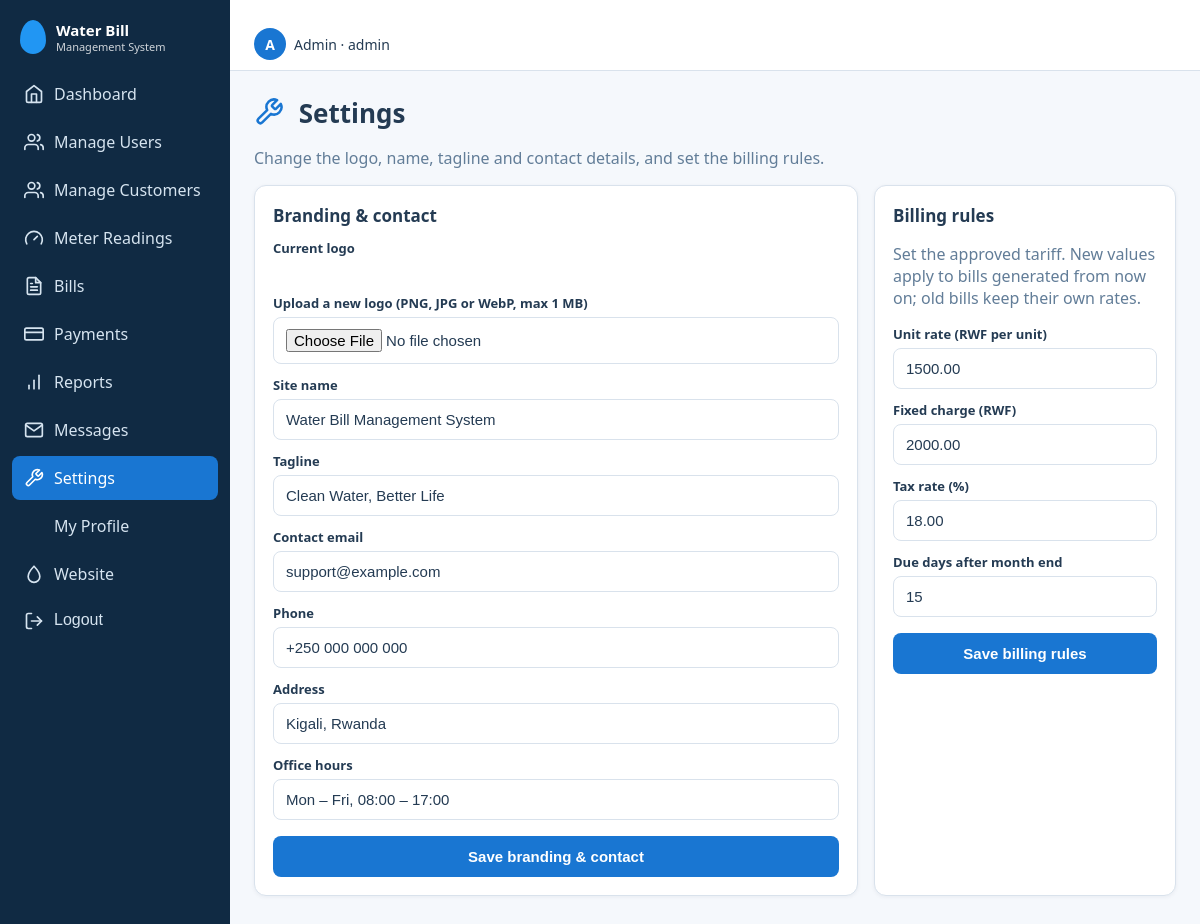
/index.php?r=settings (signed in), run on the app's committed database.
### tables this page shows
CREATE TABLE billing_settings (
  setting_id   INT UNSIGNED NOT NULL AUTO_INCREMENT,
  unit_rate    DECIMAL(12,2) NOT NULL,
  fixed_charge DECIMAL(12,2) NOT NULL DEFAULT 0,
  tax_rate     DECIMAL(5,2)  NOT NULL DEFAULT 0,     
  due_days     SMALLINT UNSIGNED NOT NULL DEFAULT 15,
  currency     CHAR(3) NOT NULL DEFAULT 'RWF',
  updated_by   INT UNSIGNED NULL,
  updated_at   TIMESTAMP NOT NULL DEFAULT CURRENT_TIMESTAMP ON UPDATE CURRENT_TIMESTAMP,
  PRIMARY KEY (setting_id),
  KEY idx_settings_user (updated_by)
);

### app/core/Controller.php (called while the page is built, shortened)
<?php
abstract class Controller {
    protected function view(string $__view, array $__data = []): void {
        $__layout = APP_ROOT . '/app/views/layout/' . ($__data['layout'] ?? (user() ? 'app' : 'auth')) . '.php';
        extract($__data, EXTR_SKIP);
        require $__layout;
    }
}

### app/controllers/SettingController.php (called while the page is built, shortened)
<?php
class SettingController extends Controller {
    function index() { $this->need('admin'); $this->view('settings/index', ['title' => 'Settings', 's' => Setting::all(), 'bs' => Bill::settings(), 'errors' => []]); }
}

### public/index.php (called while the page is built, shortened)
<?php
require __DIR__ . '/../app/helpers/core.php';
$r = trim((string)($_GET['r'] ?? (user() ? 'dashboard/index' : 'home/index')), '/');
[$c, $a] = array_pad(explode('/', $r, 2), 2, 'index');
try {
    (new $cls)->$a();
} catch (Throwable $t) { error_log((string)$t); http_response_code(500); (new ErrorController)->failure(); }

### app/models/Setting.php (called while the page is built, shortened)
<?php
class Setting extends Model {
    private static ?array $c = null;
    static function all(): array {
        if (self::$c === null) { try { self::$c = self::q('SELECT setting_key, setting_value FROM site_settings')->fetchAll(PDO::FETCH_KEY_PAIR); } catch (Throwable $e) { self::$c = []; } }
        return self::$c + self::DEFAULTS;
    }
}

### app/config/database.php (called while the page is built)
<?php
function db(): PDO {
    static $pdo = null;
    if ($pdo) return $pdo;
    $f = __DIR__ . '/database.local.php';
    $c = is_file($f) ? require $f : ['host'=>'127.0.0.1','name'=>'water_bill_management','user'=>'root','pass'=>''];
    try {
        $pdo = new PDO("mysql:host={$c['host']};dbname={$c['name']};charset=utf8mb4", $c['user'], $c['pass'], [
            PDO::ATTR_ERRMODE => PDO::ERRMODE_EXCEPTION,
            PDO::ATTR_DEFAULT_FETCH_MODE => PDO::FETCH_ASSOC,
            PDO::ATTR_EMULATE_PREPARES => false,
        ]);
    } catch (PDOException $e) {
        error_log($e->getMessage());
        http_response_code(500);
        exit('Database connection failed. Check app/config/database.php');
    }
    return $pdo;
}

### app/core/Model.php (called while the page is built, shortened)
<?php
abstract class Model {
    public static function q(string $sql, array $p = []): PDOStatement { $s = db()->prepare($sql); $s->execute($p); return $s; }
}

### app/models/Bill.php (called while the page is built, shortened)
<?php
class Bill extends Model {
    static function settings(): array { return self::q('SELECT * FROM billing_settings ORDER BY setting_id DESC LIMIT 1')->fetch() ?: []; }
}

### app/views/settings/index.php (the view, shortened to what this page needs)
<div class="head"><div><h1><?= icon('wrench') ?> Settings</h1><p class="muted">Change the logo, name, tagline and contact details, and set the billing rules.</p></div></div>
<div class="grid2"><div class="panel"><h2>Branding &amp; contact</h2>
<form method="post" action="<?= url('settings/branding') ?>" enctype="multipart/form-data" data-validate><?= csrf_field() ?>
<label>Current logo</label><div class="logoprev"><?= logo('prev') ?></div><label for="lg">Upload a new logo (PNG, JPG or WebP, max 1 MB)</label><input id="lg" type="file" name="logo" accept="image/png,image/jpeg,image/webp">
<?php foreach ([['site_name', 'Site name'], ['tagline', 'Tagline'], ['email', 'Contact email'], ['phone', 'Phone'], ['address', 'Address'], ['hours', 'Office hours']] as [$k, $l]): ?><label for="s_<?= $k ?>"><?= e($l) ?></label><input id="s_<?= $k ?>" name="<?= $k ?>" value="<?= e($s[$k] ?? '') ?>" <?= $k === 'site_name' ? 'required minlength="3"' : '' ?> maxlength="160"><?php endforeach; ?>
<button class="btn">Save branding &amp; contact</button></form></div>
<div class="panel"><h2>Billing rules</h2><p class="muted">Set the approved tariff. New values apply to bills generated from now on; old bills keep their own rates.</p>
<form method="post" action="<?= url('settings/billing') ?>" data-validate><?= csrf_field() ?>
<label for="b1">Unit rate (RWF per unit)</label><input id="b1" type="number" step="0.01" min="0.01" name="unit_rate" required value="<?= e($bs['unit_rate'] ?? '') ?>">
<label for="b2">Fixed charge (RWF)</label><input id="b2" type="number" step="0.01" min="0" name="fixed_charge" required value="<?= e($bs['fixed_charge'] ?? '0') ?>">
<label for="b3">Tax rate (%)</label><input id="b3" type="number" step="0.01" min="0" max="100" name="tax_rate" required value="<?= e($bs['tax_rate'] ?? '0') ?>">
<label for="b4">Due days after month end</label><input id="b4" type="number" min="1" max="90" name="due_days" required value="<?= e($bs['due_days'] ?? '15') ?>"><button class="btn">Save billing rules</button></form></div></div>

### public/assets/css/style.css (style rules this page uses)
:root { --primary:#1976D2;--navy:#102A43;--sec:#2196F3;--light:#EAF4FB;--bg:#F5F8FC;--text:#243B53;--muted:#627D98;--ok:#2EAD68;--warn:#F59E0B;--err:#DC3545;--border:#D9E2EC }
* { box-sizing:border-box }
body { margin:0;font-family:Segoe UI,Roboto,Arial,sans-serif;background:var(--bg);color:var(--text);overflow-x:hidden }
h1 { margin:0 0 4px;font-size:26px }
h2 { font-size:17px;margin:0 0 12px }
.muted { color:var(--muted) }
.panel { background:#fff;border:1px solid var(--border);border-radius:12px;padding:18px;box-shadow:0 1px 4px rgba(16,42,67,.06);margin-bottom:16px }
.grid2 { display:grid;grid-template-columns:2fr 1fr;gap:16px }
label { display:block;font-size:13px;font-weight:600;margin:12px 0 5px }
input,select { width:100%;padding:11px 12px;border:1px solid var(--border);border-radius:8px;font-size:15px;color:var(--text) }
.btn { background:var(--primary);color:#fff;border:0;border-radius:8px;padding:12px 18px;font-size:15px;font-weight:600;cursor:pointer;width:100%;margin-top:16px }
.head { display:flex;justify-content:space-between;align-items:flex-start;gap:12px;flex-wrap:wrap }
html { scroll-behavior:smooth }
.logoprev { padding:10px 0 }

### data on the page
billing_settings: unit_rate "1500.00", fixed_charge "2000.00", tax_rate "18.00", due_days "15"

### other printed values
$n1 "Water Bill"
$n2 "Management System"
$l "Dashboard"
$l "Manage Users"
$l "Manage Customers"
$l "Meter Readings"
$l "Bills"
$l "Payments"
$l "Reports"
$l "Messages"
$l "Settings"
$l "My Profile"
$u['username'][0] "A"
$u['role'] "Admin"
$u['username'] "admin"
